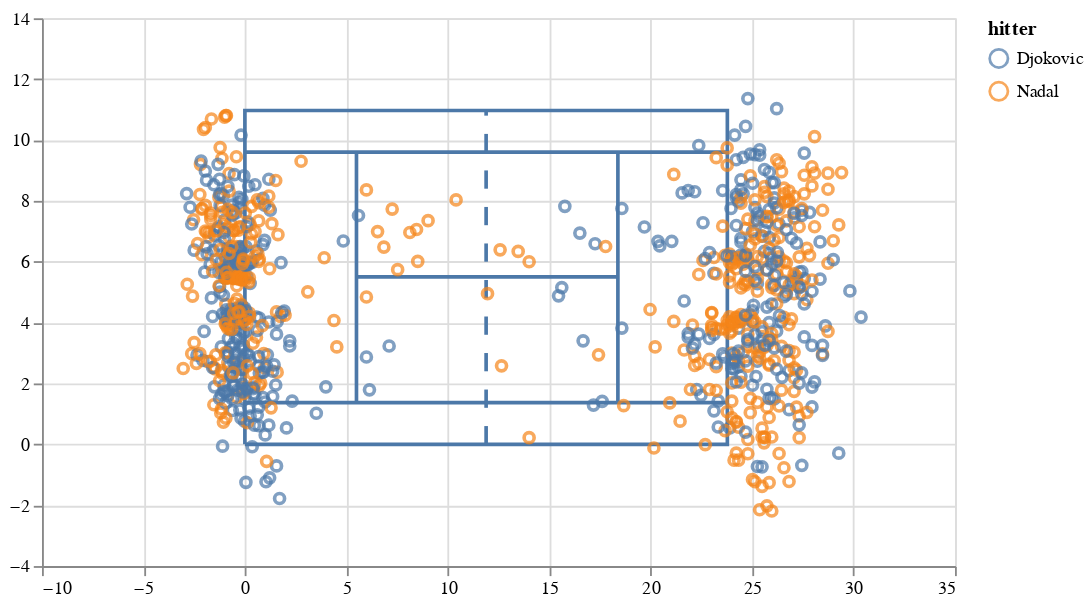

Notebook source saved alongside this figure:
### Code cell
court + points_plot

### Figure 1 — Vega-Lite specification as saved in the notebook (floating-point values rounded to 4 significant figures; data arrays with more than 128 entries replaced by an {"elided": "..."} marker saying what was removed)
{"$schema": "https://vega.github.io/schema/vega-lite/v4.0.2.json", "config": {"view": {"continuousHeight": 300, "continuousWidth": 400}}, "datasets": {"data-4797c0e744b0a9ac817bc1253269f191": [{"order": 1, "x": 23.78, "y": 1.37}, {"order": 2, "x": 0, "y": 1.37}], "data-a3fc29de1d914850e8722e53400f185f": [{"x": 11.89, "y": 0}, {"x": 11.89, "y": 10.97}], "data-b2af84a32190dd8c28170de76900bcda": [{"order": 1, "x": 5.5, "y": 1.37}, {"order": 2, "x": 5.5, "y": 9.6}, {"order": 3, "x": 5.5, "y": 5.5}, {"order": 4, "x": 18.39, "y": 5.5}, {"order": 5, "x": 18.39, "y": 1.37}, {"order": 6, "x": 18.39, "y": 9.6}], "data-c7f556b3023ba28f4541479c1c31284f": [{"order": 1, "x": 23.78, "y": 9.6}, {"order": 2, "x": 0, "y": 9.6}], "data-ce27f3aa794d6d644dd2868ce4628bd6": [{"order": 1, "x": 0, "y": 0}, {"order": 2, "x": 0, "y": 10.97}, {"order": 3, "x": 23.78, "y": 10.97}, {"order": 4, "x": 23.78, "y": 0}, {"order": 5, "x": 0, "y": 0}], "data-dd33db1ae2ba289717499e09d234da10": {"elided": "865 records"}}, "layer": [{"data": {"name": "data-ce27f3aa794d6d644dd2868ce4628bd6"}, "encoding": {"order": {"field": "order", "type": "quantitative"}, "x": {"field": "x", "title": null, "type": "quantitative"}, "y": {"field": "y", "title": null, "type": "quantitative"}}, "mark": "line", "width": 500}, {"data": {"name": "data-b2af84a32190dd8c28170de76900bcda"}, "encoding": {"order": {"field": "order", "type": "quantitative"}, "x": {"field": "x", "title": null, "type": "quantitative"}, "y": {"field": "y", "title": null, "type": "quantitative"}}, "mark": "line", "width": 500}, {"data": {"name": "data-4797c0e744b0a9ac817bc1253269f191"}, "encoding": {"order": {"field": "order", "type": "quantitative"}, "x": {"field": "x", "title": null, "type": "quantitative"}, "y": {"field": "y", "title": null, "type": "quantitative"}}, "mark": "line", "width": 500}, {"data": {"name": "data-c7f556b3023ba28f4541479c1c31284f"}, "encoding": {"order": {"field": "order", "type": "quantitative"}, "x": {"field": "x", "title": null, "type": "quantitative"}, "y": {"field": "y", "title": null, "type": "quantitative"}}, "mark": "line", "width": 500}, {"data": {"name": "data-a3fc29de1d914850e8722e53400f185f"}, "encoding": {"x": {"field": "x", "title": null, "type": "quantitative"}, "y": {"field": "y", "title": null, "type": "quantitative"}}, "mark": {"strokeDash": [10, 10], "type": "line"}, "width": 500}, {"data": {"name": "data-dd33db1ae2ba289717499e09d234da10"}, "encoding": {"color": {"field": "hitter", "type": "nominal"}, "x": {"field": "hitter_y", "scale": {"domain": [-10, 34]}, "title": null, "type": "quantitative"}, "y": {"field": "hitter_x", "scale": {"domain": [-4, 13.97]}, "title": null, "type": "quantitative"}}, "mark": "point"}]}
